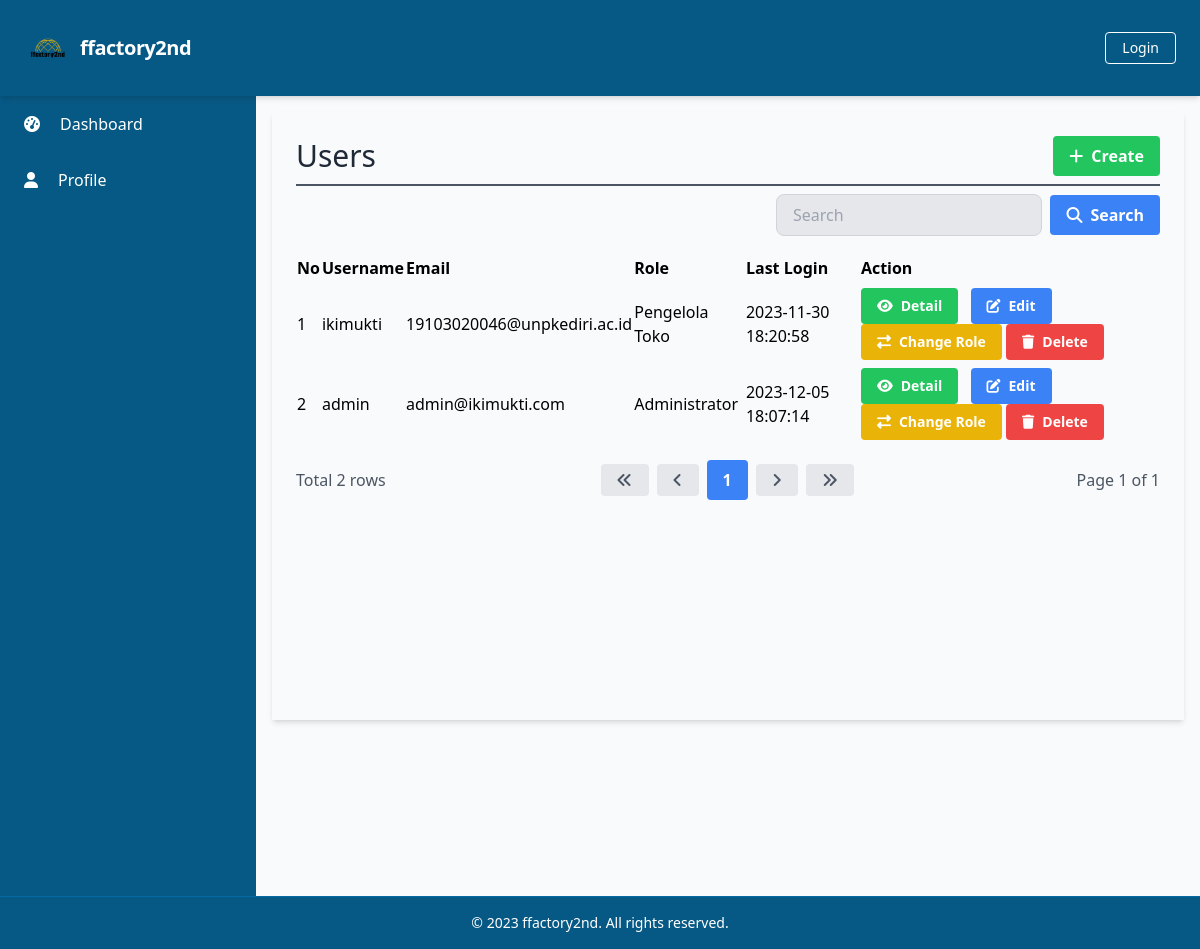
Page /manage_users/manage_users_list.php on the committed database.
### tables this page shows
CREATE TABLE `Users` (
  `UserID` int(11) NOT NULL,
  `Username` varchar(50) NOT NULL,
  `Password` varchar(255) NOT NULL,
  `Email` varchar(100) NOT NULL,
  `FullName` varchar(100) DEFAULT NULL,
  `DateOfBirth` date DEFAULT NULL,
  `Gender` varchar(10) DEFAULT NULL,
  `Address` text DEFAULT NULL,
  `PhoneNumber` varchar(20) DEFAULT NULL,
  `RoleID` int(11) DEFAULT NULL,
  `AccountCreationDate` timestamp NOT NULL DEFAULT current_timestamp() ON UPDATE current_timestamp(),
  `LastLogin` datetime DEFAULT NULL,
  `AccountStatus` varchar(20) DEFAULT NULL,
  `ProfilePictureURL` varchar(255) DEFAULT NULL,
  `ActivationStatus` varchar(20) DEFAULT NULL
);

CREATE TABLE `Roles` (
  `RoleID` int(11) NOT NULL,
  `RoleName` varchar(50) NOT NULL
);

### database/connection.php (called while the page is built, shortened)
<?php
$baseUrl = "http://localhost/final_project_ricky_2023/";

### public/manage_users/manage_users_list.php (the view, shortened to what this page needs)
<?php
require_once('../../database/connection.php');
?>
<?php include_once('../components/header.php'); ?>
<div class="h-screen flex flex-col">
    <?php include('../components/navbar.php'); ?>
    <div class="flex-grow bg-gray-50 flex flex-row shadow-md">
        <?php include('../components/sidebar.php'); ?>
        <main class=" bg-gray-50 flex flex-col flex-1 overflow-y-scroll h-screen flex-shrink-0 sc-hide pb-40">
            <div class="flex items-start justify-start p-6 shadow-md m-4 flex-1 flex-col">
                <div class="flex flex-row justify-between items-center w-full border-b-2 border-gray-600 mb-2 pb-2">
                    <h1 class="text-3xl text-gray-800 font-semibol w-full">Users</h1>
                    <div class="flex flex-row justify-end items-center">
                        <a href="<?php echo $baseUrl; ?>public/manage_users/manage_users_create.php" class="bg-green-500 hover-bg-green-700 text-white font-bold py-2 px-4 rounded inline-flex items-center">
                            <i class="fas fa-plus mr-2"></i>
                            <span>Create</span>
                        </a>
                    </div>
                </div>
                <div class="flex flex-col w-full">
                    <?php include('../components/search_manage.php'); ?>
                    <table class="min-w-full">
                        <thead>
                            <tr>
                                <th class="text-left py-1">No</th>
                                <th class="text-left py-1">Username</th>
                                <th class="text-left py-1">Email</th>
                                <th class="text-left py-1">Role</th>
                                <th class="text-left py-1">Last Login</th>
                                <th class="text-left py-1">Action</th>
                            </tr>
                        </thead>
                        <tbody>
                            <?php
                            $searchTerm = isset($_GET['search']) ? $_GET['search'] : '';
                            $page = isset($_GET['page']) ? $_GET['page'] : 1;
                            $query = "SELECT u.UserID, u.Username, u.Email, r.RoleName, u.LastLogin FROM Users u
                                      LEFT JOIN Roles r ON u.RoleID = r.RoleID
                                      WHERE u.Username LIKE '%$searchTerm%' OR u.Email LIKE '%$searchTerm%'
                                      LIMIT 15 OFFSET " . ($page - 1) * 15;
                            $result = $conn->query($query);
                            $no = 1;
                            while ($row = $result->fetch_assoc()) {
                            ?>
                                <tr>
                                    <td class="py-1"><?php echo $no++; ?></td>
                                    <td class="py-1"><?php echo $row['Username']; ?></td>
                                    <td class="py-1"><?php echo $row['Email']; ?></td>
                                    <td class="py-1"><?php echo $row['RoleName']; ?></td>
                                    <td class="py-1"><?php echo $row['LastLogin']; ?></td>
                                    <td class='py-1'>
                                        <a href="<?php echo $baseUrl; ?>public/manage_users/manage_users_detail.php?id=<?php echo $row['UserID'] ?>" class='bg-green-500 hover-bg-green-700 text-white font-bold py-2 px-4 rounded inline-flex items-center mr-2 text-sm'>
                                            <i class='fas fa-eye mr-2'></i>
                                            <span>Detail</span>
                                        </a>
                                        <a href="<?php echo $baseUrl; ?>public/manage_users/manage_users_update.php?id=<?php echo $row['UserID'] ?>" class='bg-blue-500 hover-bg-blue-700 text-white font-bold py-2 px-4 rounded inline-flex items-center mr-2 text-sm'>
                                            <i class='fas fa-edit mr-2'></i>
                                            <span>Edit</span>
                                        </a>
                                        <button onclick="changeRole(<?php echo $row['UserID']; ?>)" class='bg-yellow-500 hover-bg-yellow-700 text-white font-bold py-2 px-4 rounded inline-flex items-center text-sm'>
                                            <i class='fas fa-exchange-alt mr-2'></i>
                                            <span>Change Role</span>
                                        </button>
                                        <a href="#" onclick="confirmDelete(<?php echo $row['UserID']; ?>)" class='bg-red-500 hover-bg-red-700 text-white font-bold py-2 px-4 rounded inline-flex items-center text-sm'>
                                            <i class='fas fa-trash mr-2'></i>
                                            <span>Delete</span>
                                        </a>
                                    </td>
                                </tr>
                            <?php
                            }
                            ?>
                        </tbody>
                    </table>
                </div>
                <?php include('../components/pagination.php'); ?>
        </main>
    </div>
    <?php include('../components/footer.php'); ?>
</div>
</body>
</html>

### rows in the picture
users: Username "ikimukti", Email "19103020046@unpkediri.ac.id", RoleID.RoleName "Pengelola Toko", LastLogin "2023-11-30 18:20:58"
users: Username "admin", Email "admin@ikimukti.com", RoleID.RoleName "Administrator", LastLogin "2023-12-05 18:07:14"

### other values in the picture
$baseTitle "ffactory2nd"
$rowCount "2"
$page "1"
$totalPage "1"
